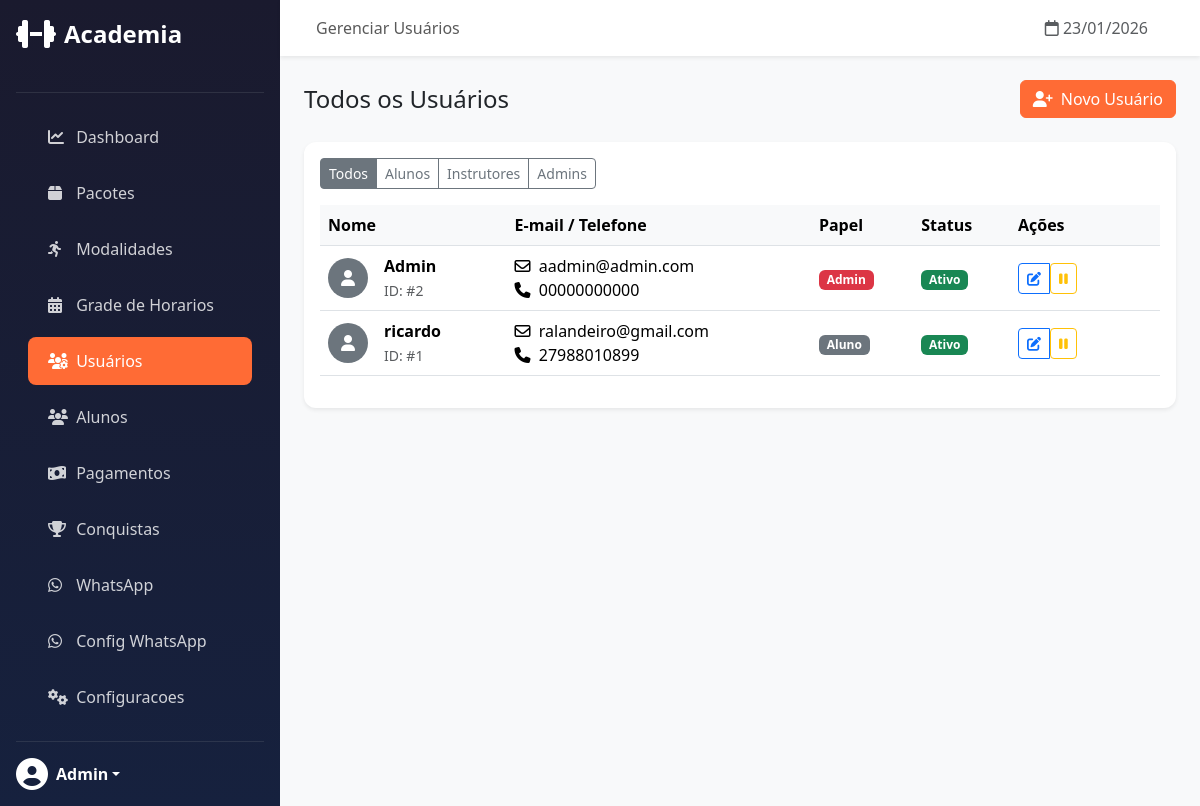
Before: /admin/users/ (signed in) with the older database file.
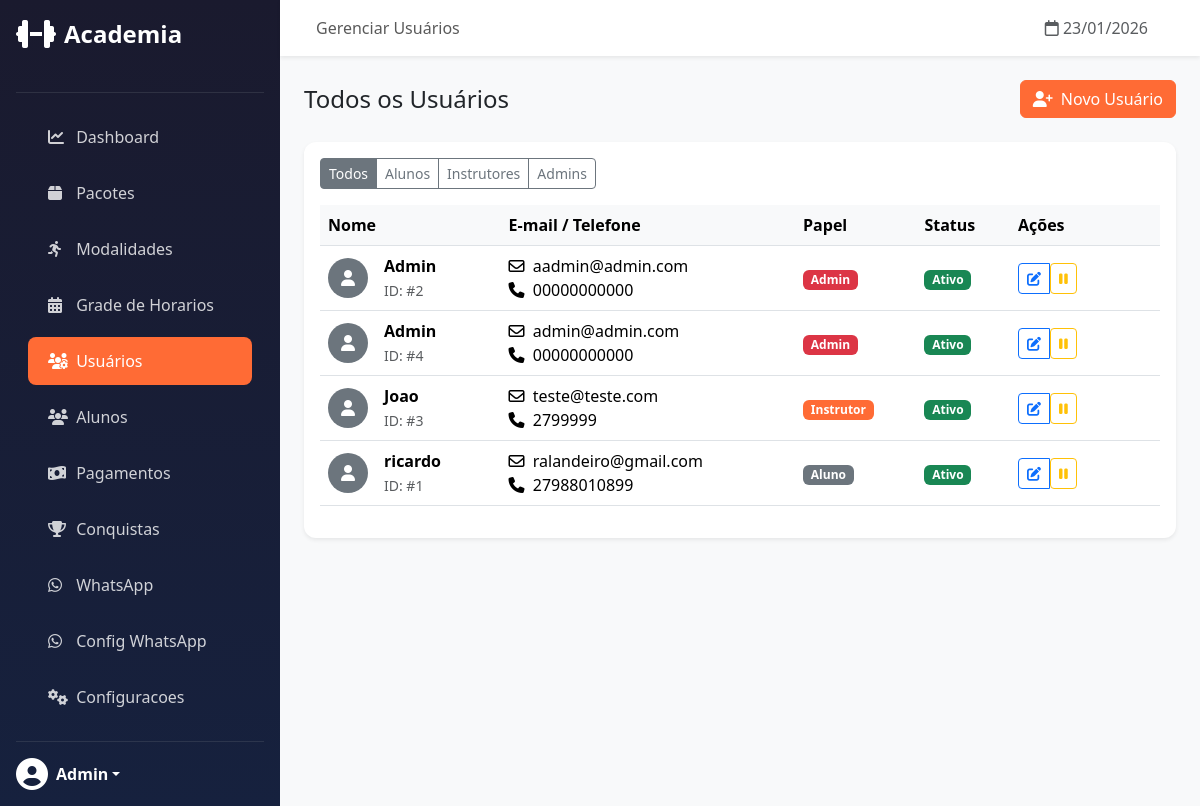
After: the same page with the newer database file.
### app/models/user.py (models this page shows, shortened)
class User(UserMixin, db.Model):
    __tablename__ = 'users'
    id = db.Column(db.Integer, primary_key=True)
    name = db.Column(db.String(100), nullable=False)
    email = db.Column(db.String(120), unique=True, nullable=False)
    phone = db.Column(db.String(20), nullable=False)
    password_hash = db.Column(db.String(256), nullable=False)
    role = db.Column(db.String(20), default='student')
    xp = db.Column(db.Integer, default=0)
    level = db.Column(db.Integer, default=1)
    photo_url = db.Column(db.String(255))
    is_active = db.Column(db.Boolean, default=True)
    created_at = db.Column(db.DateTime, default=datetime.utcnow)
    updated_at = db.Column(db.DateTime, default=datetime.utcnow, onupdate=datetime.utcnow)
    last_login = db.Column(db.DateTime)

### app/routes/admin/users.py (the view)
@users_bp.route('/')
@login_required
@admin_required
def list_users():
    role = request.args.get('role')
    if role:
        users = User.query.filter_by(role=role).order_by(User.name).all()
    else:
        users = User.query.order_by(User.role, User.name).all()
    return render_template('admin/users/list.html', users=users, role_filter=role)

### app/routes/admin/dashboard.py (called while the page is built)
def admin_required(f):
    @wraps(f)
    def decorated_function(*args, **kwargs):
        if not current_user.is_authenticated or current_user.role != 'admin':
            abort(403)
        return f(*args, **kwargs)
    return decorated_function

### app/templates/admin/users/list.html
{% extends "admin/base.html" %}
{% block page_title %}Gerenciar Usuários{% endblock %}
{% block content %}
<div class="d-flex justify-content-between align-items-center mb-4">
    <h4 class="mb-0">
        {% if role_filter == 'student' %}Alunos
        {% elif role_filter == 'instructor' %}Instrutores
        {% elif role_filter == 'admin' %}Administradores
        {% else %}Todos os Usuários{% endif %}
    </h4>
    <a href="{{ url_for('admin_users.create_user') }}" class="btn btn-primary">
        <i class="fas fa-user-plus me-2"></i>Novo Usuário
    </a>
</div>
<div class="card">
    <div class="card-body">
        <div class="btn-group mb-3">
            <a href="{{ url_for('admin_users.list_users') }}"
                class="btn btn-sm btn-outline-secondary {% if not role_filter %}active{% endif %}">Todos</a>
            <a href="{{ url_for('admin_users.list_users', role='student') }}"
                class="btn btn-sm btn-outline-secondary {% if role_filter == 'student' %}active{% endif %}">Alunos</a>
            <a href="{{ url_for('admin_users.list_users', role='instructor') }}"
                class="btn btn-sm btn-outline-secondary {% if role_filter == 'instructor' %}active{% endif %}">Instrutores</a>
            <a href="{{ url_for('admin_users.list_users', role='admin') }}"
                class="btn btn-sm btn-outline-secondary {% if role_filter == 'admin' %}active{% endif %}">Admins</a>
        </div>
        {% if users %}
        <div class="table-responsive">
            <table class="table table-hover align-middle">
                <thead>
                    <tr>
                        <th>Nome</th>
                        <th>E-mail / Telefone</th>
                        <th>Papel</th>
                        <th>Status</th>
                        <th style="width: 150px;">Ações</th>
                    </tr>
                </thead>
                <tbody>
                    {% for user in users %}
                    <tr class="{{ 'table-secondary' if not user.is_active }}">
                        <td>
                            <div class="d-flex align-items-center">
                                <div class="rounded-circle bg-secondary text-white me-3 d-flex align-items-center justify-content-center"
                                    style="width: 40px; height: 40px;">
                                    <i class="fas fa-user"></i>
                                </div>
                                <div>
                                    <strong>{{ user.name }}</strong><br>
                                    <small class="text-muted">ID: #{{ user.id }}</small>
                                </div>
                            </div>
                        </td>
                        <td>
                            <i class="far fa-envelope me-1"></i> {{ user.email }}<br>
                            <i class="fas fa-phone me-1"></i> {{ user.phone }}
                        </td>
                        <td>
                            {% if user.role == 'admin' %}
                            <span class="badge bg-danger">Admin</span>
                            {% elif user.role == 'instructor' %}
                            <span class="badge bg-primary">Instrutor</span>
                            {% else %}
                            <span class="badge bg-secondary">Aluno</span>
                            {% endif %}
                        </td>
                        <td>
                            {% if user.is_active %}
                            <span class="badge bg-success">Ativo</span>
                            {% else %}
                            <span class="badge bg-secondary">Inativo</span>
                            {% endif %}
                        </td>
                        <td>
                            <div class="btn-group">
                                <a href="{{ url_for('admin_users.edit_user', id=user.id) }}"
                                    class="btn btn-sm btn-outline-primary" title="Editar">
                                    <i class="fas fa-edit"></i>
                                </a>
                                <form action="{{ url_for('admin_users.toggle_user', id=user.id) }}" method="POST"
                                    class="d-inline">
                                    <button type="submit"
                                        class="btn btn-sm btn-outline-{{ 'warning' if user.is_active else 'success' }}"
                                        title="{{ 'Desativar' if user.is_active else 'Ativar' }}">
                                        <i class="fas fa-{{ 'pause' if user.is_active else 'play' }}"></i>
                                    </button>
                                </form>
                            </div>
                        </td>
                    </tr>
                    {% endfor %}
                </tbody>
            </table>
        </div>
        {% else %}
        <div class="text-center py-5">
            <i class="fas fa-users-slash fa-4x text-muted mb-3"></i>
            <h5>Nenhum usuário encontrado</h5>
            <p class="text-muted">Tente mudar o filtro ou cadastrar um novo usuário.</p>
        </div>
        {% endif %}
    </div>
</div>
{% endblock %}

### app/templates/admin/base.html (shortened to what this page needs)
{% extends "base.html" %}
{% block body %}
<div class="d-flex">
    <nav class="sidebar d-flex flex-column p-3" style="width: 280px;">
        <a href="{{ url_for('admin.dashboard') }}"
            class="d-flex align-items-center mb-4 text-white text-decoration-none">
            <i class="fas fa-dumbbell fa-2x me-2"></i>
            <span class="fs-4 fw-bold">Academia</span>
        </a>
        <hr class="border-secondary">
        <ul class="nav nav-pills flex-column mb-auto">
            <li class="nav-item">
                <a href="{{ url_for('admin.dashboard') }}"
                    class="nav-link {% if request.endpoint == 'admin.dashboard' %}active{% endif %}">
                    <i class="fas fa-chart-line"></i> Dashboard
                </a>
            </li>
            <li class="nav-item">
                <a href="{{ url_for('admin_packages.list_packages') }}"
                    class="nav-link {% if 'packages' in request.endpoint %}active{% endif %}">
                    <i class="fas fa-box"></i> Pacotes
                </a>
            </li>
            <li class="nav-item">
                <a href="{{ url_for('admin_modalities.list_modalities') }}"
                    class="nav-link {% if 'modalities' in request.endpoint %}active{% endif %}">
                    <i class="fas fa-running"></i> Modalidades
                </a>
            </li>
            <li class="nav-item">
                <a href="{{ url_for('admin_schedules.list_schedules') }}"
                    class="nav-link {% if 'schedules' in request.endpoint %}active{% endif %}">
                    <i class="fas fa-calendar-alt"></i> Grade de Horarios
                </a>
            </li>
            <li class="nav-item">
                <a href="{{ url_for('admin_users.list_users') }}"
                    class="nav-link {% if 'users' in request.endpoint %}active{% endif %}">
                    <i class="fas fa-users-cog"></i> Usuários
                </a>
            </li>
            <li class="nav-item">
                <a href="{{ url_for('admin_users.list_users', role='student') }}"
                    class="nav-link {% if 'users' in request.endpoint and request.args.get('role') == 'student' %}active{% endif %}">
                    <i class="fas fa-users"></i> Alunos
                </a>
            </li>
            <li class="nav-item">
                <a href="{{ url_for('admin_payments.pending_payments') }}"
                    class="nav-link {% if 'payments' in request.endpoint %}active{% endif %}">
                    <i class="fas fa-money-bill-wave"></i> Pagamentos
                </a>
            </li>
            <li class="nav-item">
                <a href="{{ url_for('admin_achievements.list_achievements') }}"
                    class="nav-link {% if 'achievements' in request.endpoint %}active{% endif %}">
                    <i class="fas fa-trophy"></i> Conquistas
                </a>
            </li>
            <li class="nav-item">
                <a href="{{ url_for('admin_whatsapp.list_templates') }}"
                    class="nav-link {% if 'whatsapp' in request.endpoint and 'megaapi' not in request.endpoint %}active{% endif %}">
                    <i class="fab fa-whatsapp"></i> WhatsApp
                </a>
            </li>
            <li class="nav-item">
                <a href="{{ url_for('admin_megaapi.settings') }}"
                    class="nav-link {% if 'megaapi' in request.endpoint %}active{% endif %}">
                    <i class="fab fa-whatsapp"></i> Config WhatsApp
                </a>
            </li>
            <li class="nav-item">
                <a href="{{ url_for('admin_settings.index') }}"
                    class="nav-link {% if 'settings' in request.endpoint and 'megaapi' not in request.endpoint %}active{% endif %}">
                    <i class="fas fa-cogs"></i> Configuracoes
                </a>
            </li>
        </ul>
        <hr class="border-secondary">
        <div class="dropdown">
            <a href="#" class="d-flex align-items-center text-white text-decoration-none dropdown-toggle"
                data-bs-toggle="dropdown">
                <i class="fas fa-user-circle fa-2x me-2"></i>
                <strong>{{ current_user.name }}</strong>
            </a>
        </div>
    </nav>
    <main class="main-content flex-grow-1">
        <nav class="navbar navbar-expand-lg navbar-light bg-white shadow-sm px-4">
            <div class="container-fluid">
                <span class="navbar-text">
                    {% block page_title %}Dashboard{% endblock %}
                </span>
                <div class="d-flex align-items-center">
                    <span class="text-muted me-3">
                        <i class="far fa-calendar"></i> {{ now().strftime('%d/%m/%Y') }}
                    </span>
                </div>
            </div>
        </nav>
        <div class="p-4">
            {% block content %}{% endblock %}
        </div>
    </main>
</div>
{% endblock %}

### app/templates/base.html (shortened to what this page needs)
<!DOCTYPE html>
<html lang="pt-BR">
<head>
    <link href="https://cdn.jsdelivr.net/npm/bootstrap@5.3.2/dist/css/bootstrap.min.css" rel="stylesheet">
    <link rel="stylesheet" href="https://cdnjs.cloudflare.com/ajax/libs/font-awesome/6.5.1/css/all.min.css">
</head>
<body>
    {% block body %}{% endblock %}
</body>
</html>

### app/templates/admin/base.html (style rules this page uses)
.sidebar { min-height: 100vh; background: linear-gradient(180deg, #1a1a2e 0%, #16213e 100%); }
.sidebar .nav-link { color: rgba(255, 255, 255, 0.8); padding: 12px 20px; border-radius: 8px; margin: 4px 12px; transition: all 0.3s; }
.sidebar .nav-link.active { background: var(--primary-color); color: #fff; }
.sidebar .nav-link i { width: 24px; }
.main-content { background-color: #f8f9fa; min-height: 100vh; }
.card { border: none; box-shadow: 0 0.125rem 0.25rem rgba(0, 0, 0, 0.075); border-radius: 12px; }
.table th { font-weight: 600; background-color: #f8f9fa; }

### app/templates/base.html (style rules this page uses)
:root { --primary-color: #FF6B35; --secondary-color: #004E89; }
body { min-height: 100vh; display: flex; flex-direction: column; }
.btn-primary { background-color: var(--primary-color); border-color: var(--primary-color); }
.bg-primary { background-color: var(--primary-color) !important; }
main { flex: 1; }

Changed rows visible on the page:
added User: name "Admin", id "4", email "admin@admin.com", phone "00000000000", role "Admin", is_active "Ativo"
added User: name "Joao", id "3", email "teste@teste.com", phone "2799999", role "Instrutor", is_active "Ativo"
